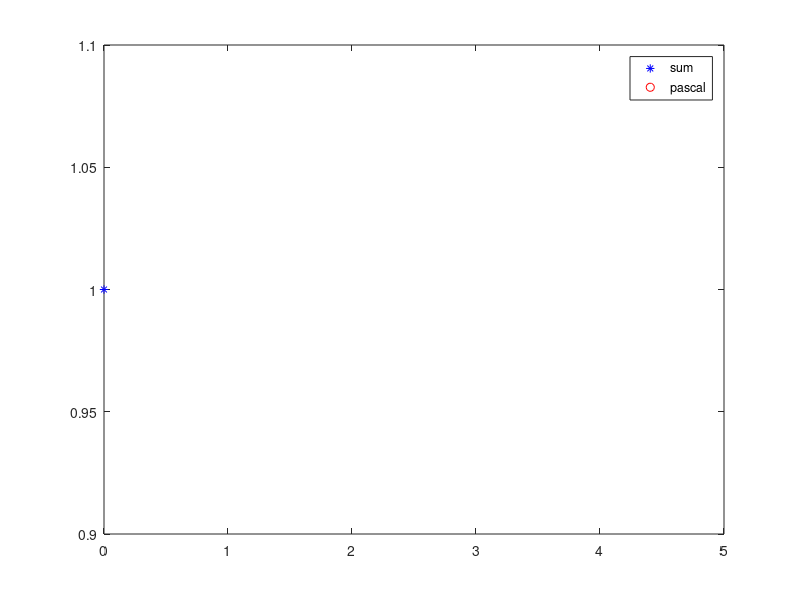

This figure's MATLAB source:
clear all

p = input("Give a pb p:");
n = input("Give nr of trials n: ");
N = input("Give nr of sim N: ");

X = zeros(n, N);
for i = 1:n
  for j = 1:N
    X(i, j) = 0;
    while rand>=p;
      X(i, j) = X(i, j) + 1;
    endwhile
  endfor
endfor

k = 0:n;
pk = nbinpdf(k,n,p);
U = sum(X);
U_X = unique(U);
n_X = histc(U, U_X);
rel_freq = n_X/N;
plot(U_X, rel_freq, "b*", k, pk, "ro");
legend("sum", "pascal");
